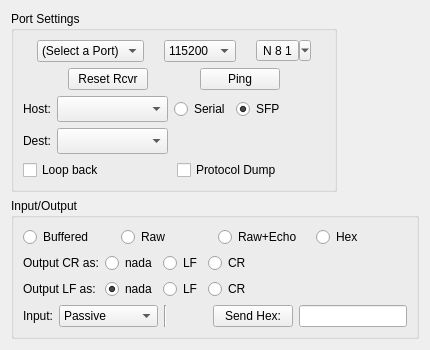
          <widget class="QWidget" name="Serial">
           <attribute name="title">
            <string>Serial</string>
           </attribute>
           <layout class="QVBoxLayout" name="verticalLayout_14">
            <item>
             <layout class="QVBoxLayout" name="verticalLayout_4">
              <item>
               <widget class="QGroupBox" name="groupBox_2">
                <property name="sizePolicy">
                 <sizepolicy hsizetype="Fixed" vsizetype="Fixed">
                  <horstretch>0</horstretch>
                  <verstretch>0</verstretch>
                 </sizepolicy>
                </property>
                <property name="title">
                 <string>Port Settings</string>
                </property>
                <layout class="QVBoxLayout" name="verticalLayout">
                 <item>
                  <layout class="QHBoxLayout" name="horizontalLayout_10">
                   <item>
                    <widget class="QComboBox" name="SerialPort">
                     <property name="sizePolicy">
                      <sizepolicy hsizetype="Fixed" vsizetype="Fixed">
                       <horstretch>0</horstretch>
                       <verstretch>0</verstretch>
                      </sizepolicy>
                     </property>
                     <item>
                      <property name="text">
                       <string>(Select a Port)</string>
                      </property>
                     </item>
                    </widget>
                   </item>
                   <item>
                    <widget class="QComboBox" name="BaudRate">
                     <property name="sizePolicy">
                      <sizepolicy hsizetype="Fixed" vsizetype="Fixed">
                       <horstretch>0</horstretch>
                       <verstretch>0</verstretch>
                      </sizepolicy>
                     </property>
                     <property name="acceptDrops">
                      <bool>false</bool>
                     </property>
                     <property name="currentIndex">
                      <number>5</number>
                     </property>
                     <property name="frame">
                      <bool>true</bool>
                     </property>
                     <item>
                      <property name="text">
                       <string>9600</string>
                      </property>
                     </item>
                     <item>
                      <property name="text">
                       <string>19200</string>
                      </property>
                     </item>
                     <item>
                      <property name="text">
                       <string>28800</string>
                      </property>
                     </item>
                     <item>
                      <property name="text">
                       <string>38400</string>
                      </property>
                     </item>
                     <item>
                      <property name="text">
                       <string>57600</string>
                      </property>
                     </item>
                     <item>
                      <property name="text">
                       <string>115200</string>
                      </property>
                     </item>
                     <item>
                      <property name="text">
                       <string>230400</string>
                      </property>
                     </item>
                     <item>
                      <property name="text">
                       <string>460800</string>
                      </property>
                     </item>
                     <item>
                      <property name="text">
                       <string>500000</string>
                      </property>
                     </item>
                    </widget>
                   </item>
                   <item>
                    <widget class="QToolButton" name="toolButton">
                     <property name="text">
                      <string notr="true">N 8 1</string>
                     </property>
                     <property name="popupMode">
                      <enum>QToolButton::MenuButtonPopup</enum>
                     </property>
                     <property name="toolButtonStyle">
                      <enum>Qt::ToolButtonTextOnly</enum>
                     </property>
                    </widget>
                   </item>
                  </layout>
                 </item>
                 <item>
                  <layout class="QHBoxLayout" name="horizontalLayout_11">
                   <item>
                    <spacer name="horizontalSpacer_3">
                     <property name="orientation">
                      <enum>Qt::Horizontal</enum>
                     </property>
                     <property name="sizeHint" stdset="0">
                      <size>
                       <width>40</width>
                       <height>20</height>
                      </size>
                     </property>
                    </spacer>
                   </item>
                   <item>
                    <widget class="QPushButton" name="ResetRcvr">
                     <property name="sizePolicy">
                      <sizepolicy hsizetype="Fixed" vsizetype="Fixed">
                       <horstretch>0</horstretch>
                       <verstretch>0</verstretch>
                      </sizepolicy>
                     </property>
                     <property name="text">
                      <string>Reset Rcvr</string>
                     </property>
                    </widget>
                   </item>
                   <item>
                    <spacer name="horizontalSpacer_15">
                     <property name="orientation">
                      <enum>Qt::Horizontal</enum>
                     </property>
                     <property name="sizeHint" stdset="0">
                      <size>
                       <width>40</width>
                       <height>20</height>
                      </size>
                     </property>
                    </spacer>
                   </item>
                   <item>
                    <widget class="QPushButton" name="Ping">
                     <property name="sizePolicy">
                      <sizepolicy hsizetype="Fixed" vsizetype="Fixed">
                       <horstretch>0</horstretch>
                       <verstretch>0</verstretch>
                      </sizepolicy>
                     </property>
                     <property name="text">
                      <string>Ping</string>
                     </property>
                    </widget>
                   </item>
                   <item>
                    <spacer name="horizontalSpacer_4">
                     <property name="orientation">
                      <enum>Qt::Horizontal</enum>
                     </property>
                     <property name="sizeHint" stdset="0">
                      <size>
                       <width>40</width>
                       <height>20</height>
                      </size>
                     </property>
                    </spacer>
                   </item>
                  </layout>
                 </item>
                 <item>
                  <layout class="QVBoxLayout" name="verticalLayout_3">
                   <item>
                    <layout class="QHBoxLayout" name="horizontalLayout">
                     <item>
                      <widget class="QLabel" name="label_5">
                       <property name="text">
                        <string>Host:</string>
                       </property>
                      </widget>
                     </item>
                     <item>
                      <widget class="QComboBox" name="whoFrom">
                       <property name="minimumSize">
                        <size>
                         <width>111</width>
                         <height>26</height>
                        </size>
                       </property>
                       <property name="maximumSize">
                        <size>
                         <width>111</width>
                         <height>26</height>
                        </size>
                       </property>
                      </widget>
                     </item>
                     <item>
                      <widget class="QRadioButton" name="Serial1">
                       <property name="text">
                        <string>Serial</string>
                       </property>
                       <property name="checked">
                        <bool>false</bool>
                       </property>
                       <attribute name="buttonGroup">
                        <string notr="true">serialProtocol</string>
                       </attribute>
                      </widget>
                     </item>
                     <item>
                      <widget class="QRadioButton" name="SFP">
                       <property name="text">
                        <string>SFP</string>
                       </property>
                       <property name="checked">
                        <bool>true</bool>
                       </property>
                       <attribute name="buttonGroup">
                        <string notr="true">serialProtocol</string>
                       </attribute>
                      </widget>
                     </item>
                     <item>
                      <spacer name="horizontalSpacer_5">
                       <property name="orientation">
                        <enum>Qt::Horizontal</enum>
                       </property>
                       <property name="sizeHint" stdset="0">
                        <size>
                         <width>40</width>
                         <height>20</height>
                        </size>
                       </property>
                      </spacer>
                     </item>
                    </layout>
                   </item>
                   <item>
                    <layout class="QHBoxLayout" name="horizontalLayout_28">
                     <item>
                      <widget class="QLabel" name="label_4">
                       <property name="text">
                        <string>Dest:</string>
                       </property>
                      </widget>
                     </item>
                     <item>
                      <widget class="QComboBox" name="whoTo">
                       <property name="minimumSize">
                        <size>
                         <width>111</width>
                         <height>26</height>
                        </size>
                       </property>
                       <property name="maximumSize">
                        <size>
                         <width>111</width>
                         <height>26</height>
                        </size>
                       </property>
                      </widget>
                     </item>
                     <item>
                      <spacer name="horizontalSpacer_14">
                       <property name="orientation">
                        <enum>Qt::Horizontal</enum>
                       </property>
                       <property name="sizeHint" stdset="0">
                        <size>
                         <width>40</width>
                         <height>20</height>
                        </size>
                       </property>
                      </spacer>
                     </item>
                    </layout>
                   </item>
                   <item>
                    <layout class="QHBoxLayout" name="horizontalLayout_2">
                     <item>
                      <widget class="QCheckBox" name="LoopBack">
                       <property name="text">
                        <string>Loop back</string>
                       </property>
                      </widget>
                     </item>
                     <item>
                      <widget class="QCheckBox" name="ProtocolDump">
                       <property name="text">
                        <string>Protocol Dump</string>
                       </property>
                      </widget>
                     </item>
                    </layout>
                   </item>
                  </layout>
                 </item>
                </layout>
               </widget>
              </item>
              <item>
               <widget class="QGroupBox" name="groupBox">
                <property name="title">
                 <string>Input/Output</string>
                </property>
                <layout class="QVBoxLayout" name="verticalLayout_2">
                 <item>
                  <layout class="QHBoxLayout" name="horizontalLayout_6">
                   <item>
                    <layout class="QHBoxLayout" name="horizontalLayout_3">
                     <item>
                      <widget class="QRadioButton" name="InBuffered">
                       <property name="text">
                        <string>Buffered</string>
                       </property>
                      </widget>
                     </item>
                     <item>
                      <widget class="QRadioButton" name="InRaw">
                       <property name="text">
                        <string>Raw</string>
                       </property>
                       <property name="checked">
                        <bool>true</bool>
                       </property>
                      </widget>
                     </item>
                     <item>
                      <widget class="QRadioButton" name="InRawEcho">
                       <property name="text">
                        <string>Raw+Echo</string>
                       </property>
                      </widget>
                     </item>
                     <item>
                      <widget class="QRadioButton" name="InHex">
                       <property name="text">
                        <string>Hex</string>
                       </property>
                      </widget>
                     </item>
                    </layout>
                   </item>
                  </layout>
                 </item>
                 <item>
                  <layout class="QGridLayout" name="gridLayout">
                   <item row="1" column="1">
                    <widget class="QRadioButton" name="LFnada">
                     <property name="text">
                      <string>nada</string>
                     </property>
                     <property name="checked">
                      <bool>true</bool>
                     </property>
                     <attribute name="buttonGroup">
                      <string notr="true">LfOut</string>
                     </attribute>
                    </widget>
                   </item>
                   <item row="0" column="0">
                    <widget class="QLabel" name="label_2">
                     <property name="text">
                      <string>Output CR as:</string>
                     </property>
                    </widget>
                   </item>
                   <item row="1" column="0">
                    <widget class="QLabel" name="label_3">
                     <property name="text">
                      <string>Output LF as:</string>
                     </property>
                    </widget>
                   </item>
                   <item row="0" column="3">
                    <widget class="QRadioButton" name="CRCR">
                     <property name="text">
                      <string>CR</string>
                     </property>
                     <property name="checked">
                      <bool>false</bool>
                     </property>
                     <attribute name="buttonGroup">
                      <string notr="true">CrOut</string>
                     </attribute>
                    </widget>
                   </item>
                   <item row="0" column="1">
                    <widget class="QRadioButton" name="CRnada">
                     <property name="text">
                      <string>nada</string>
                     </property>
                     <attribute name="buttonGroup">
                      <string notr="true">CrOut</string>
                     </attribute>
                    </widget>
                   </item>
                   <item row="1" column="2">
                    <widget class="QRadioButton" name="LFLF">
                     <property name="text">
                      <string>LF</string>
                     </property>
                     <attribute name="buttonGroup">
                      <string notr="true">LfOut</string>
                     </attribute>
                    </widget>
                   </item>
                   <item row="1" column="3">
                    <widget class="QRadioButton" name="LFCR">
                     <property name="text">
                      <string>CR</string>
                     </property>
                     <attribute name="buttonGroup">
                      <string notr="true">LfOut</string>
                     </attribute>
                    </widget>
                   </item>
                   <item row="0" column="2">
                    <widget class="QRadioButton" name="CRLF">
                     <property name="text">
                      <string>LF</string>
                     </property>
                     <property name="checked">
                      <bool>false</bool>
                     </property>
                     <attribute name="buttonGroup">
                      <string notr="true">CrOut</string>
                     </attribute>
                    </widget>
                   </item>
                   <item row="0" column="4">
                    <spacer name="horizontalSpacer_2">
                     <property name="orientation">
                      <enum>Qt::Horizontal</enum>
                     </property>
                     <property name="sizeHint" stdset="0">
                      <size>
                       <width>40</width>
                       <height>20</height>
                      </size>
                     </property>
                    </spacer>
                   </item>
                  </layout>
                 </item>
                 <item>
                  <layout class="QHBoxLayout" name="horizontalLayout_12">
                   <item>
                    <widget class="QLabel" name="label_21">
                     <property name="text">
                      <string>Input:</string>
                     </property>
                    </widget>
                   </item>
                   <item>
                    <widget class="QComboBox" name="inputIgnore">
                     <item>
                      <property name="text">
                       <string>Passive</string>
                      </property>
                     </item>
                     <item>
                      <property name="text">
                       <string>Ignore CR</string>
                      </property>
                     </item>
                     <item>
                      <property name="text">
                       <string>Ignore LF</string>
                      </property>
                     </item>
                     <item>
                      <property name="text">
                       <string>Ignore CRLF</string>
                      </property>
                     </item>
                    </widget>
                   </item>
                   <item>
                    <widget class="Line" name="line">
                     <property name="orientation">
                      <enum>Qt::Vertical</enum>
                     </property>
                    </widget>
                   </item>
                   <item>
                    <spacer name="horizontalSpacer">
                     <property name="orientation">
                      <enum>Qt::Horizontal</enum>
                     </property>
                     <property name="sizeHint" stdset="0">
                      <size>
                       <width>40</width>
                       <height>20</height>
                      </size>
                     </property>
                    </spacer>
                   </item>
                   <item>
                    <widget class="QPushButton" name="sendHex">
                     <property name="text">
                      <string>Send Hex:</string>
                     </property>
                    </widget>
                   </item>
                   <item>
                    <widget class="QLineEdit" name="hexNum">
                     <property name="minimumSize">
                      <size>
                       <width>30</width>
                       <height>0</height>
                      </size>
                     </property>
                     <property name="alignment">
                      <set>Qt::AlignRight|Qt::AlignTrailing|Qt::AlignVCenter</set>
                     </property>
                    </widget>
                   </item>
                  </layout>
                 </item>
                </layout>
               </widget>
              </item>
             </layout>
            </item>
           </layout>
          </widget>
